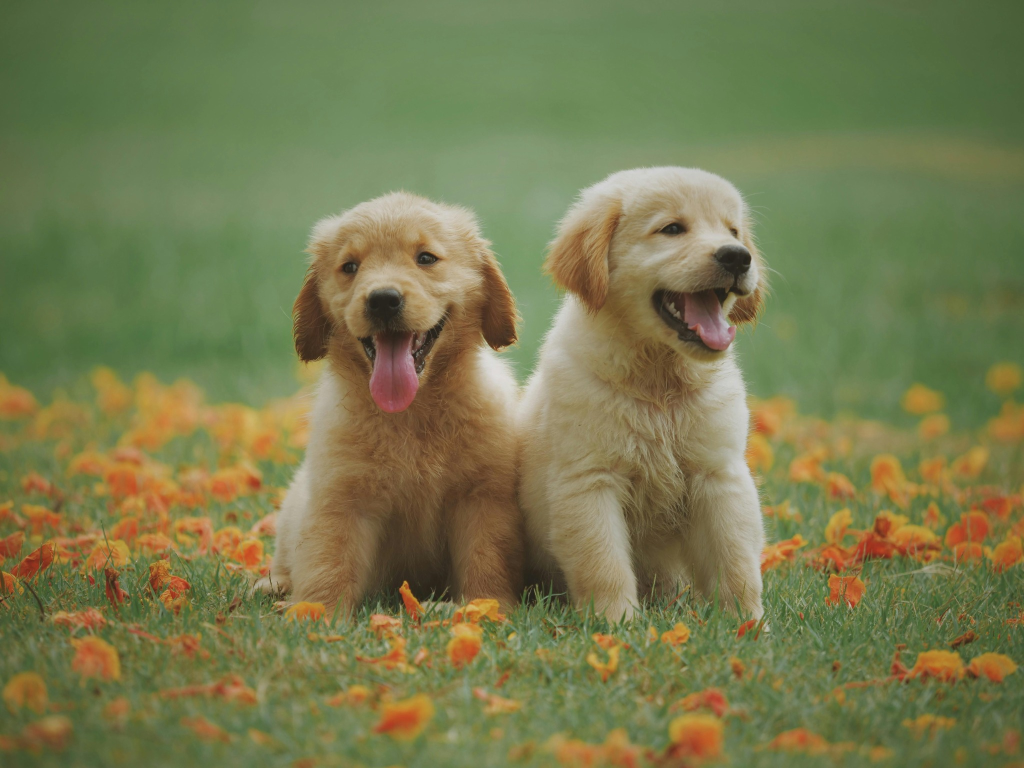
#> input picture pexels-chevanon-1108099.jpg, 2048 x 1536 px, found by its file name (shown at 1/2 size)
$ jupyter execute Lab2_IP.ipynb
#> lines starting #> are read from the running program, lines starting #| are printed output that depends on the picture; after the words box and inside, x2 and y2 are one past the last pixel; in counts of white or black regions, pixels touching at a corner belong together; long printed decimals are rounded
[cell 1]
import numpy as np
import pandas as pd

[cell 2]
from PIL import Image
import matplotlib.pyplot as plt

# Placeholder for an image path. You can replace this with your own image file.
# For example, you might upload an image to Colab's file system or use a URL.
# If you don't have an image, you can create a dummy one for demonstration.
image_path = 'path/to/your/image.jpg' # <<< REPLACE WITH YOUR IMAGE PATH

# [17 lines of commented-out code are left out]
try:
    image = Image.open(image_path)
except FileNotFoundError:
    print(f"Image not found at {image_path}. Creating a dummy image for demonstration.")
    dummy_image_data = np.random.randint(0, 256, (640, 640, 3), dtype=np.uint8)
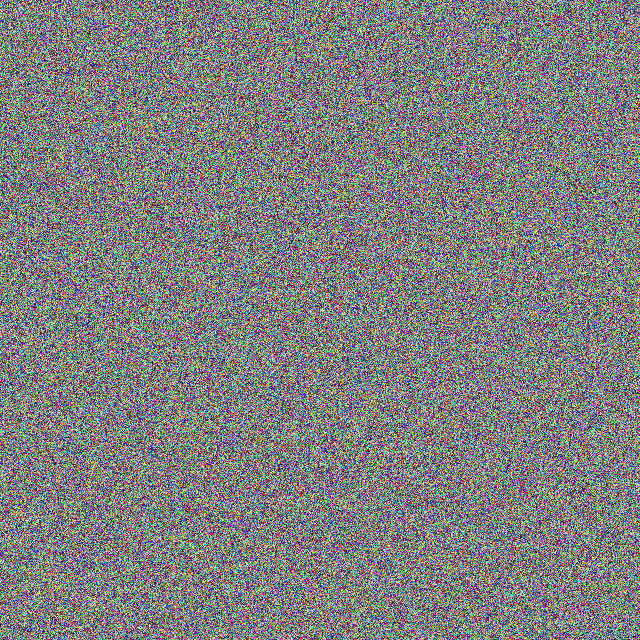
#> dummy_image_data: shape (640, 640, 3); mean R, G, B 127.4, 127.6, 127.6
    image = Image.fromarray(dummy_image_data, 'RGB')

print(f"Original image size: {image.size}, mode: {image.mode}")
#| Original image size: (640, 640), mode: RGB

Now, let's convert the image to a NumPy array and slice one of the RGB layers. We'll pick the Red channel (index 0) for this example.

[cell 3]
# Convert the PIL Image to a NumPy array
img_array = np.array(image)

# Check the shape of the array (height, width, channels)
print(f"Image array shape: {img_array.shape}")
#| Image array shape: (640, 640, 3)

# Slice one of the RGB layers, for example, the Red channel (index 0)
# Assuming the image is RGB, the channels are at the last dimension.
red_channel = img_array[:, :, 0]
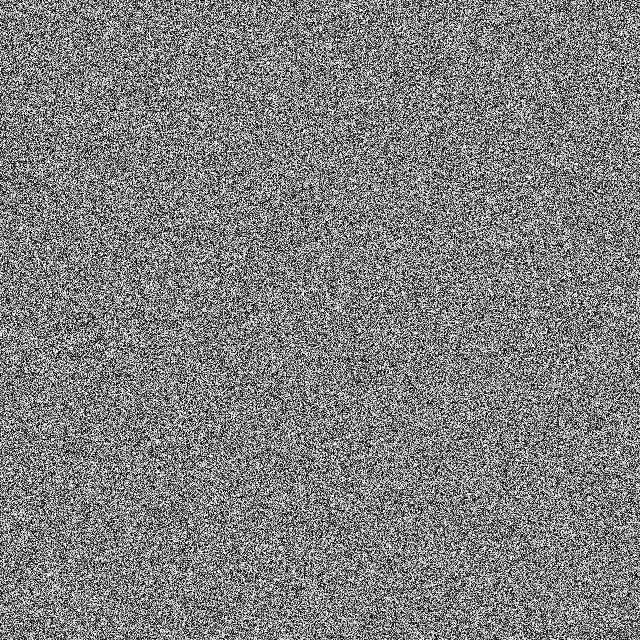
#> red_channel: shape (640, 640); min 0, max 255, mean 127.4

# Check the shape of the sliced layer
print(f"Shape of the Red channel (2D array): {red_channel.shape}")
#| Shape of the Red channel (2D array): (640, 640)

Finally, we will plot this 2D array. `matplotlib.pyplot.imshow` is suitable for displaying 2D arrays as images, where the intensity of each pixel corresponds to the value in the array. We'll use a grayscale colormap for a single channel.

[cell 4]
# Plot the sliced 2D array
plt.figure(figsize=(8, 8))
plt.imshow(red_channel, cmap='gray') # 'gray' colormap is suitable for single channel data
plt.title('Red Channel of the Image (640x640 2D Array)')
plt.colorbar(label='Pixel Intensity')
plt.axis('off') # Hide axes for a cleaner image display
plt.show()
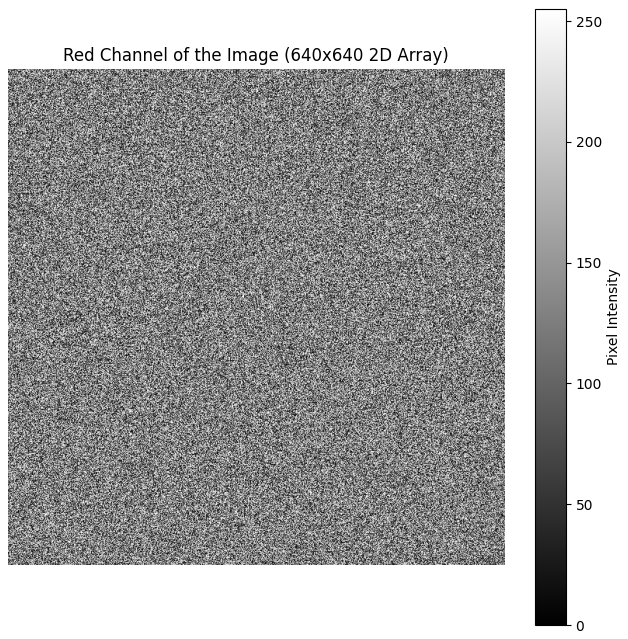
#> figure drawn by matplotlib, 2 panels

[cell 5]
import matplotlib.pyplot as plt

[cell 6]
import numpy as np
import matplotlib.pyplot as plt

image1 = np.full((640, 640), 50)
image2 = np.full((640, 640), 200)
image3 = np.full((640, 640), 150)

plt.imshow(image1, cmap='gray', vmin=0, vmax=255)
plt.title("Image 1")
plt.axis('off')
plt.show()
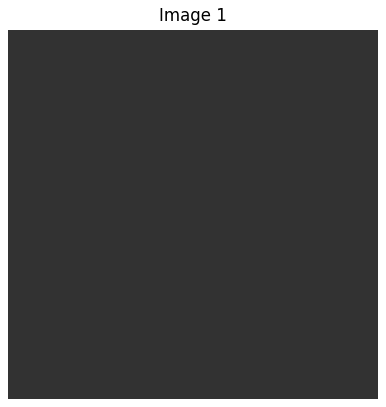
#> figure drawn by matplotlib, 1 panel

plt.imshow(image2, cmap='gray', vmin=0, vmax=255)
plt.title("Image 2")
plt.axis('off')
plt.show()
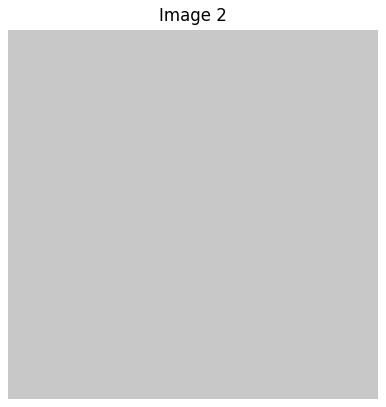
#> figure drawn by matplotlib, 1 panel

plt.imshow(image3, cmap='gray', vmin=0, vmax=255)
plt.title("Image 3")
plt.axis('off')
plt.show()
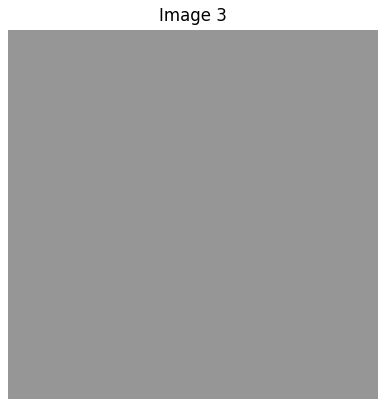
#> figure drawn by matplotlib, 1 panel

[cell 7]
import numpy as np
import matplotlib.pyplot as plt
import random
arr = np.full((640,640),170)
arr1 = np.full((640,640),140)
arr2 = np.full((640,640),255)
arr3 = np.stack((arr,arr1,arr2),axis = -1)
plt.imshow(arr3, cmap='gray')
plt.axis('off')
plt.show()
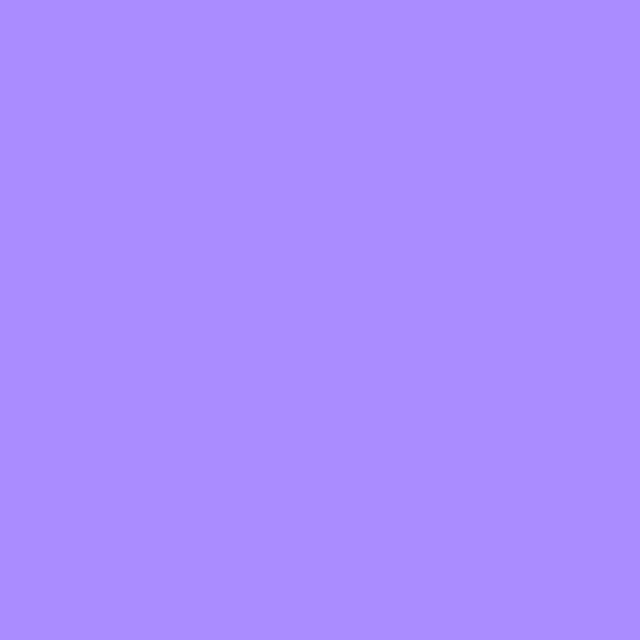
#> shown: shape (640, 640, 3); mean R, G, B 170, 140, 255

[cell 8]
import cv2
import numpy as np
import matplotlib.pyplot as plt

# Read image
img = cv2.imread("/content/pexels-chevanon-1108099.jpg")
#> img is the input picture: shape (1536, 2048, 3); mean B, G, R 78.3, 122, 119.3

if img is None:
    print("Image not found!")
else:
    img = cv2.cvtColor(img, cv2.COLOR_BGR2RGB)

    # Inbuilt grayscale
    gray_cv = cv2.cvtColor(img, cv2.COLOR_RGB2GRAY)
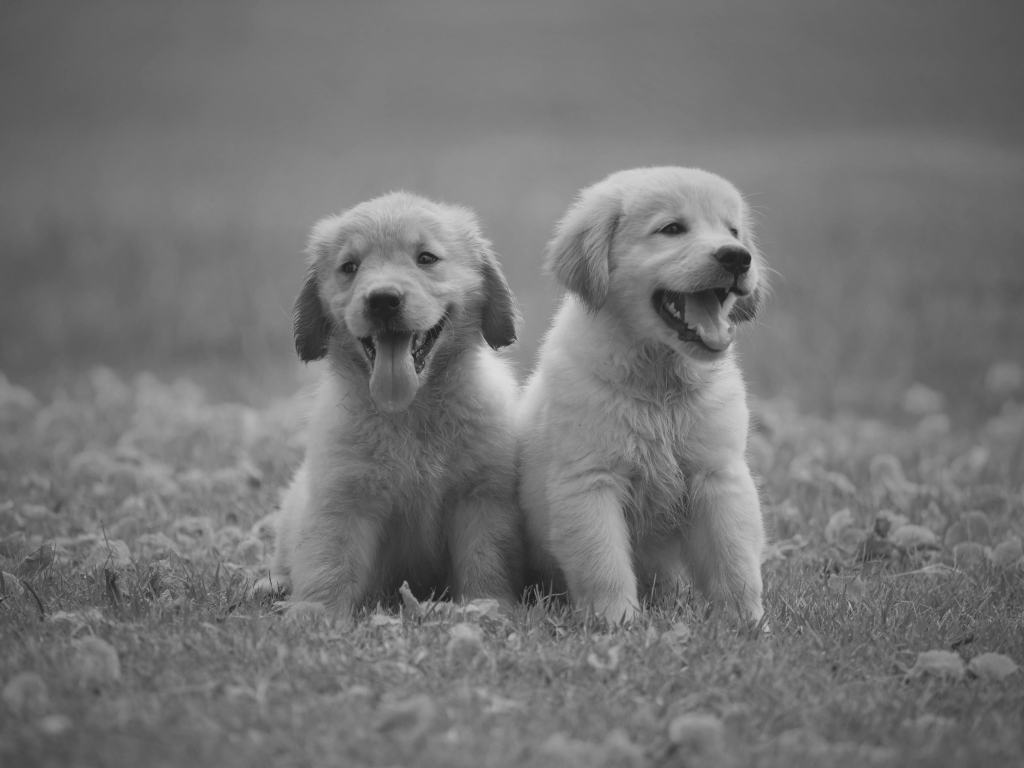
#> gray_cv: shape (1536, 2048) (shown at 1/2 size); min 28, max 224, mean 116.2

    height, width, channels = img.shape
#> height = 1536; width = 2048; channels = 3

    # Empty grayscale image
    gray = np.zeros((height, width), dtype=np.uint8)

    # Manual conversion
    for i in range(height):
        for j in range(width):
            R = img[i, j, 0]
            G = img[i, j, 1]
            B = img[i, j, 2]

            gray[i, j] = int(0.299 * R + 0.587 * G + 0.114 * B)

    # Compare
    error = gray.astype(np.int16) - gray_cv.astype(np.int16)
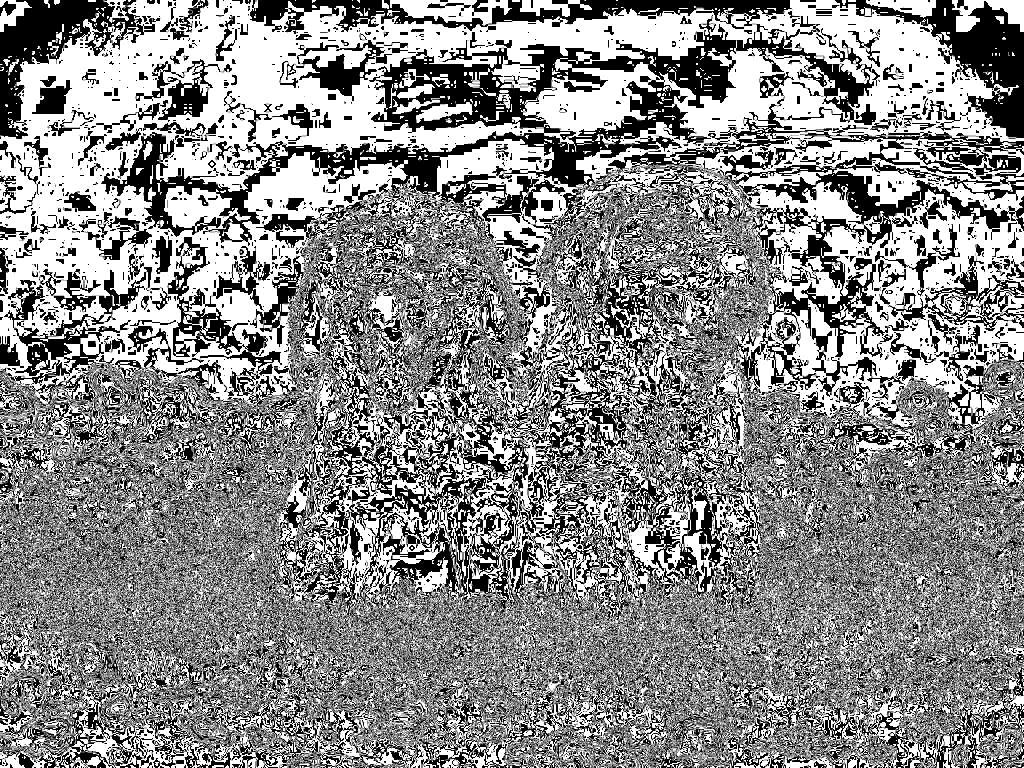
#> error: shape (1536, 2048) int16 (shown at 1/2 size); values -1 (black) and 0 (white), 54.5% white; 6737 black regions (5846 under 20 px), largest, box (x1, y1, x2, y2) and area: (0, 0, 2048, 1536) 1216697, (1670, 0, 2048, 276) 29695, (0, 0, 321, 278) 27362

    same = np.sum(gray == gray_cv)
#> same = 1713371
    total = gray.size
#> total = 3145728

    print("Identical Pixels:", same)
#| Identical Pixels: 1713371
    print("Percentage Match:", (same / total) * 100)
#| Percentage Match: 54.467

    plt.imshow(gray, cmap='gray')
    plt.axis('off')
    plt.show()
